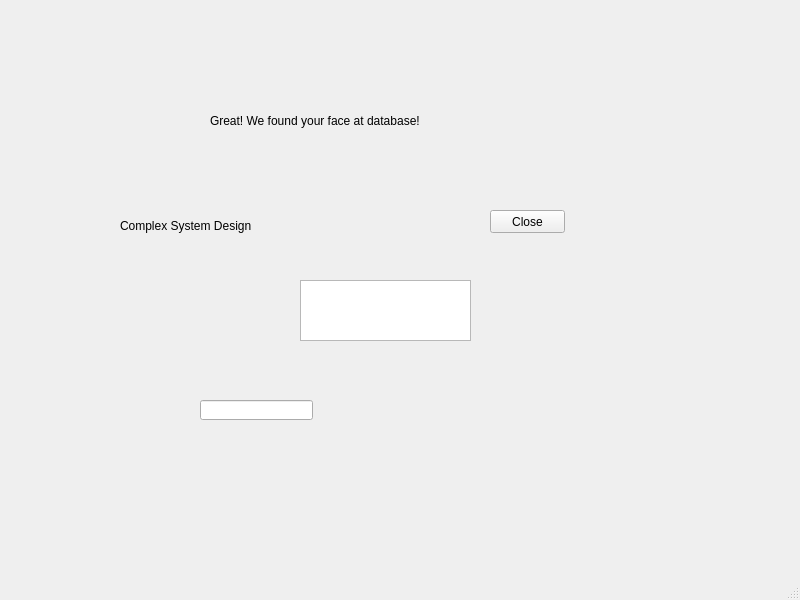
<?xml version="1.0" encoding="UTF-8"?>
<ui version="4.0">
 <class>MainWindow</class>
 <widget class="QMainWindow" name="MainWindow">
  <property name="geometry">
   <rect>
    <x>0</x>
    <y>0</y>
    <width>800</width>
    <height>600</height>
   </rect>
  </property>
  <property name="windowTitle">
   <string>MainWindow</string>
  </property>
  <widget class="QWidget" name="centralwidget">
   <widget class="QLabel" name="label">
    <property name="geometry">
     <rect>
      <x>210</x>
      <y>90</y>
      <width>351</width>
      <height>61</height>
     </rect>
    </property>
    <property name="text">
     <string>Great! We found your face at database!</string>
    </property>
   </widget>
   <widget class="QLabel" name="label_2">
    <property name="geometry">
     <rect>
      <x>120</x>
      <y>190</y>
      <width>161</width>
      <height>71</height>
     </rect>
    </property>
    <property name="text">
     <string>Complex System Design</string>
    </property>
   </widget>
   <widget class="QTextEdit" name="textEdit">
    <property name="geometry">
     <rect>
      <x>300</x>
      <y>280</y>
      <width>171</width>
      <height>61</height>
     </rect>
    </property>
   </widget>
   <widget class="QLineEdit" name="lineEdit">
    <property name="geometry">
     <rect>
      <x>200</x>
      <y>400</y>
      <width>113</width>
      <height>20</height>
     </rect>
    </property>
   </widget>
   <widget class="QPushButton" name="pushButton">
    <property name="geometry">
     <rect>
      <x>490</x>
      <y>210</y>
      <width>75</width>
      <height>23</height>
     </rect>
    </property>
    <property name="text">
     <string>Close</string>
    </property>
   </widget>
  </widget>
  <widget class="QMenuBar" name="menubar">
   <property name="geometry">
    <rect>
     <x>0</x>
     <y>0</y>
     <width>800</width>
     <height>23</height>
    </rect>
   </property>
  </widget>
  <widget class="QStatusBar" name="statusbar"/>
 </widget>
 <resources/>
 <connections>
  <connection>
   <sender>pushButton</sender>
   <signal>clicked(bool)</signal>
   <receiver>MainWindow</receiver>
   <slot>close()</slot>
   <hints>
    <hint type="sourcelabel">
     <x>527</x>
     <y>244</y>
    </hint>
    <hint type="destinationlabel">
     <x>399</x>
     <y>299</y>
    </hint>
   </hints>
  </connection>
 </connections>
</ui>
